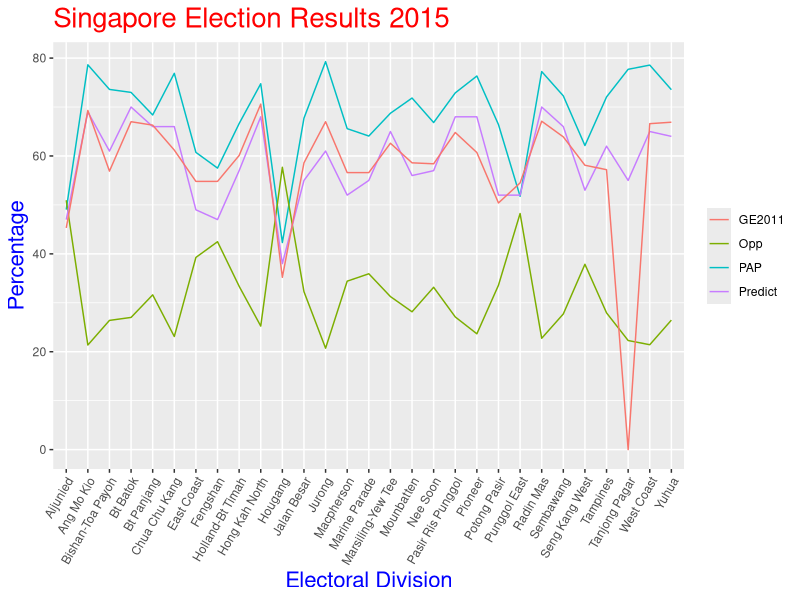
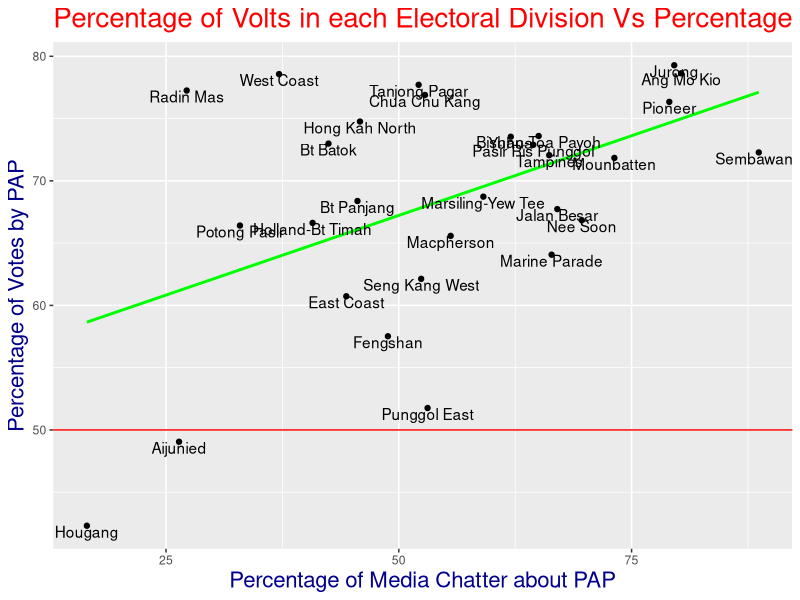
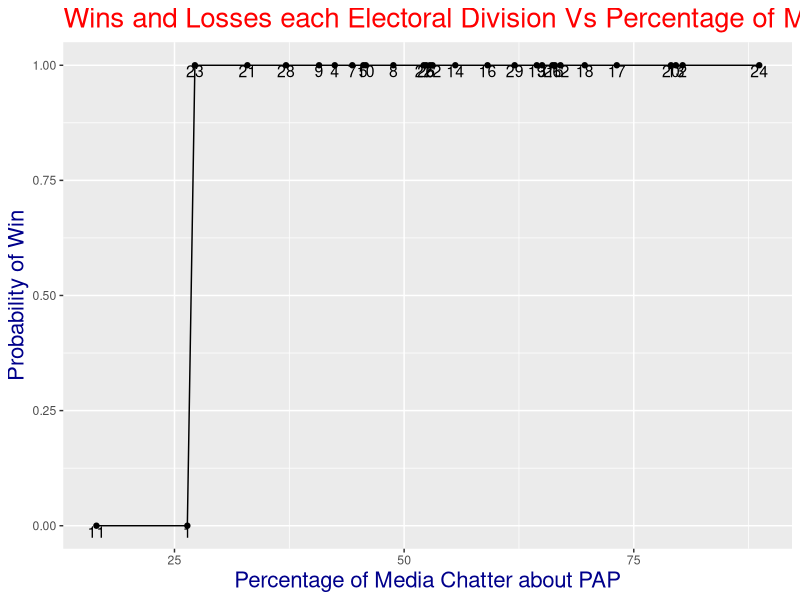

These figures' R source, in order:
## ---- chunk 1
library(ggplot2)
library(knitr)

## Read results into R 
election <- read.csv("Election Results.csv",sep=";",header=TRUE,stringsAsFactors = FALSE)
      ggplot() +
        geom_line(data=election, aes(x=Electoral.Division,y=PAP.Actual,col="PAP",group=1)) +
        geom_line(data=election, aes(x=Electoral.Division,y=Opp.Actual,col="Opp",group=2)) +
        geom_line(data=election, aes(x=Electoral.Division,y=Predicted,col="Predict", group=3)) +
        geom_line(data=election, aes(x=Electoral.Division,y=GE2011,col="GE2011", group=4)) +
        labs(title = "Singapore Election Results 2015",size = 20) +
        theme(legend.title=element_blank()) +
        theme(axis.text.x=element_text(angle=60,hjust=1)) +
        theme(plot.title  =element_text(size=20,colour="red")) +
        theme(axis.title.x=element_text(size=16,color="blue")) +
        theme(axis.title.y=element_text(size=16,color="blue")) +
        xlab("Electoral Division") +
        ylab("Percentage")         
      
## ---- chunk 2
        ggplot(election,aes(Percent.Blogs,PAP.Actual)) +
        geom_point() +
        geom_hline(yintercept=50,colour="red") +
        stat_smooth(method=lm,se=FALSE,colour="green",group=1) +
        labs(title = "Percentage of Volts in each Electoral Division Vs Percentage of Media Chatter") +
        theme(plot.title=element_text(size=20,colour="red")) +
        xlab("Percentage of Media Chatter about PAP") +
        ylab("Percentage of Votes by PAP") +
        theme(axis.title.x=element_text(size=16,colour="darkblue")) +
        theme(axis.title.y=element_text(size=16,colour="darkblue")) +
        geom_text(aes(label=Electoral.Division),vjust=1)    
## ---- chunk 3
     pred_results <- suppressWarnings(glm(election$Results~election$Percent.Blogs,family="binomial"))
      ggplot(election, aes(Percent.Blogs,pred_results$fitted),pch=19,col="blue") +
        geom_point() +
        geom_line() +
        labs(title = "Wins and Losses each Electoral Division Vs Percentage of Media Chatter") +
        theme(plot.title=element_text(size=20,colour="red")) +
        xlab("Percentage of Media Chatter about PAP") +
        ylab("Probability of Win") +
        theme(axis.title.x=element_text(size=16,colour="darkblue")) +
        theme(axis.title.y=element_text(size=16,colour="darkblue")) +
        geom_text(aes(label=No.),vjust=1,size=4)
